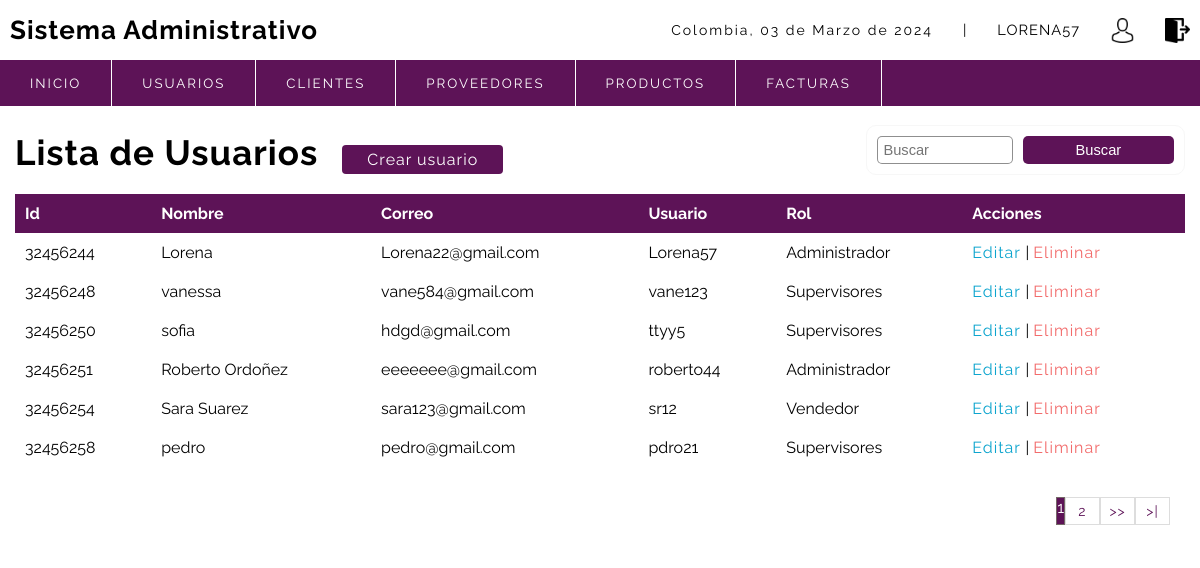
Page /sistema/lista_usuarios.php (signed in) on the committed database.
### tables this page shows
CREATE TABLE `usuarios` (
  `idUsuario` int(10) NOT NULL,
  `Nombre` varchar(50) NOT NULL,
  `Correo` varchar(100) NOT NULL,
  `usuario` varchar(15) NOT NULL,
  `clave` varchar(100) NOT NULL,
  `rol` int(11) NOT NULL,
  `estatus` int(11) NOT NULL DEFAULT 1
);

CREATE TABLE `roles` (
  `IdRol` int(2) NOT NULL,
  `Rol` varchar(20) NOT NULL
);

### sistema/includes/functions.php (called while the page is built, shortened)
<?php
	function fechaC(){
		$mes = array("","Enero",
					  "Febrero",
					  "Marzo",
					  "Abril",
					  "Mayo",
					  "Junio",
					  "Julio",
					  "Agosto",
					  "Septiembre",
					  "Octubre",
					  "Noviembre",
					  "Diciembre");
		return date('d')." de ". $mes[date('n')] . " de " . date('Y');
	}
 ?>

### sistema/lista_usuarios.php (the view, shortened to what this page needs)
<?php
    include "../sistema/conexion.php"
?>
<!DOCTYPE html>
<html lang="en">
<head>
    <link rel="stylesheet" href="css/style.css">
    <?php include "includes/scripts.php"; ?>
</head>
<body>
    <?php include "includes/header.php"; ?>
	<section id="container">
    <h1>Lista de Usuarios</h1>
    <a href="registro_usuario.php" class="btn_new">Crear usuario</a>
    <form action="buscar_usuario.php" method="get" class="form_search">
       <input type="text" name="busqueda" id="busqueda" placeholder="Buscar">
       <input type="submit" value="Buscar" class="btn_search">
    </form>
    <table>
        <tr>
            <th>Id</th>
            <th>Nombre</th>
            <th>Correo</th>
            <th>Usuario</th>
            <th>Rol</th>
            <th>Acciones</th>
        </tr>
        <?php
           $sql_registe = mysqli_query($conection, "SELECT COUNT(*) AS total_registro FROM usuarios WHERE estatus = 1;");
           $result_register = mysqli_fetch_array($sql_registe);
           $total_registro = $result_register['total_registro'];
           $por_pagina = 6;
           if(empty($_GET ['pagina']))
           {
            $pagina = 1;
           }else{
            $pagina = $_GET['pagina'];
           }
           $desde = ($pagina-1) * $por_pagina;
           $total_paginas = ceil($total_registro / $por_pagina);
            $query = mysqli_query($conection, "SELECT u.idusuario, u.nombre, u.correo, u.usuario, r.rol FROM usuarios u INNER JOIN roles r ON u.rol = r.IdRol WHERE estatus = 1 LIMIT $desde,$por_pagina;");
            $result = mysqli_num_rows($query);
            if ($result > 0) {
                while ($data = mysqli_fetch_array($query)) {
        ?>
        <tr>
            <td><?php echo $data["idusuario"] ?></td>
            <td><?php echo $data["nombre"] ?></td>
            <td><?php echo $data["correo"] ?></td>
            <td><?php echo $data["usuario"] ?></td>
            <td><?php echo $data["rol"] ?></td>
            <td>
                <a class="link_edit" href="editar_usuario.php?id=<?php echo $data["idusuario"] ?>">Editar
            </a>
        <?php if(["idusuario"] !=32456244){ ?>
                |
                <a class="link_delete" href="eliminar_confirmar_usuario.php?id=<?php echo $data["idusuario"] ?>">Eliminar</a>
        <?php } ?>
            </td>
        </tr>
       <?php
                }
            }
        ?>
    </table>
    <div class="paginador">
        <ul>
            <?php
                for($i=1; $i <= $total_paginas; $i++){
                   if($i == $pagina)
                   {
                   echo '<li class = "pageSelected">'.$i.'</li>';
                   }else{
                    echo '<li><a href ="?pagina='.$i.'">'.$i.'</a></li>';
                   }
                }
                if($pagina != $total_paginas)
                {
            ?>
            <li><a href="?pagina=<?php echo $pagina+1; ?>">>></a></li>
            <li><a href="?pagina=<?php echo $total_paginas; ?>">>|</a></li>
        <?php
                }
        ?>
        </ul>
    </div>
	</section>
</body>
</html>

### sistema/includes/scripts.php (shortened to what this page needs)
<link rel="stylesheet" type="text/css" href="/sistema/css/style.css">
   <?php include "functions.php";?>

### sistema/includes/header.php (shortened to what this page needs)
   <header>
	<div class="header">
		<h1>Sistema Administrativo</h1>
		<div class="optionsBar">
			<p>Colombia, <?php echo fechaC(); ?></p>
			<span>|</span>
			<span class="user"><?php echo $_SESSION['user']; ?></span>
			<img class="photouser" src="../../sistema/img/usuario.png" alt="Usuario">
			<a href="../../sistema/salir.php"><img class="close" src="../../sistema/img/salir.png" alt="Salir del sistema" title="Salir"></a>
		</div>
	</div>
       <?php include "nav.php"; ?>
</header>

### sistema/includes/nav.php (shortened to what this page needs)
<nav>
	<ul>
		<li><a href="../../sistema/index.php">Inicio</a></li>
		<li class="principal">
			<a href="#">Usuarios</a>
		</li>
		<li class="principal">
			<a href="#">Clientes</a>
		</li>
		<li class="principal">
			<a href="#">Proveedores</a>
		</li>
		<li class="principal">
			<a href="#">Productos</a>
		</li>
		<li class="principal">
			<a href="#">Facturas</a>
		</li>
	</ul>
</nav>

### sistema/css/style.css (style rules this page uses)
body { font-family: 'Raleway', sans-serif; }
* { margin: 0; padding: 0; box-sizing: border-box; }
h1,h2,h3,h4,h5,h6 { font-weight: bold; letter-spacing: 1px; }
h1 { font-size: 26px; }
p { letter-spacing: 2px; font-size: 14px; line-height: 20px; }
a { text-decoration: none; letter-spacing: 1px; }
span { letter-spacing: 1px; font-size: 14px; line-height: 20px; }
header { position: fixed; width: 100%; }
.header { color: #000000; background: #ffffff; height: 60px; display: -webkit-flex; display: -moz-flex; display: -ms-flex; display: -o-flex; display: flex; justify-content: space-between; align-items: center; padding: 10px; }
.optionsBar { display: -webkit-flex; display: -moz-flex; display: -ms-flex; display: -o-flex; display: flex; justify-content: center; align-items: center; }
.optionsBar span { color: #000000; font-size: 11pt; text-transform: uppercase; margin-left: 30px; }
.photouser { margin-left: 30px; width: 25px; height: 25px; }
.close { width: 25px; height: 25px; }
.optionsBar a { display: -webkit-flex; display: -moz-flex; display: -ms-flex; display: -o-flex; display: flex; margin-left: 30px; }
nav ul { background: rgb(93, 19, 87); list-style: none; display: -webkit-flex; display: -moz-flex; display: -ms-flex; display: -o-flex; display: flex; align-items: center; }
nav ul>li a { position: relative; }
nav a { color: #ffffff; display: block; font-size: 10pt; padding: 15px 30px; text-transform: uppercase; letter-spacing: 2px; transition: background .5s; border-right: 1px solid rgb(255, 255, 255); }
nav .principal>a { background: url(../images/arrow_bottom.png) no-repeat; background-position-x: 0%; background-position-y: 0%; background-size: auto auto; background-position: 94% center; background-size: 10px; }
#container { padding: 125px 15px 15px; }
body { background-color: #ffffff; }
form { background: #fff; margin: auto; padding: 20px 50px; border: 1px solid #f7f7f7; border-radius: 5px; }
input, select { display: block; width: 100%; font-size: 11pt; padding: 5px; border: 1px solid #00000070; border-radius: 5px; }
#container h1 { font-size: 35px; display: inline-block; }
.btn_new { display: inline-block; background: rgb(93, 19, 87); color: #ffff; padding: 5px 25px; border-radius: 4px; margin: 20px; }
table { border-collapse: collapse; font-size: 12pt; width: 100%; }
table th { text-align: left; padding: 10px; background: rgb(93, 19, 87); color: #fff; }
table tr:nth-child(odd) { background: #fff; }
table td { padding: 10px; }
.link_edit { color: #0ca4ce; }
.link_delete { color: #f26b6b; }
.paginador ul { padding: 15px; list-style: none; background: #fff; margin-top: 15px; display: -webkit-flex; display: -moz-flex; display: -ms-flex; display: -o-flex; display: flex; justify-content: flex-end; }
.paginador a, pageSelected { color: rgb(93, 19, 87); border: 1px solid #ddd; padding: 5px; display: inline-block; font-size: 14px; text-align: center; width: 35px; }
.pageSelected { color: #fff; background: rgb(93, 19, 87); border: 1px solid #746767; }
.form_search { display: -webkit-flex; display: -moz-flex; display: -ms-flex; display: -o-flex; display: flex; float: right; background: initial; padding: 10px; border-radius: 10px; }
.form_search .btn_search { background: rgb(93, 19, 87); color: #fff; padding: 0 20px; border: 0; cursor: pointer; margin-left: 10px; }

### rows in the picture
usuarios: idUsuario "32456244", Nombre "Lorena", Correo "Lorena22@gmail.com", usuario "Lorena57", rol.Rol "Administrador"
usuarios: idUsuario "32456248", Nombre "vanessa", Correo "vane584@gmail.com", usuario "vane123", rol.Rol "Supervisores"
usuarios: idUsuario "32456250", Nombre "sofia", Correo "hdgd@gmail.com", usuario "ttyy5", rol.Rol "Supervisores"
usuarios: idUsuario "32456251", Nombre "Roberto Ordoñez", Correo "eeeeeee@gmail.com", usuario "roberto44", rol.Rol "Administrador"
usuarios: idUsuario "32456254", Nombre "Sara Suarez", Correo "sara123@gmail.com", usuario "sr12", rol.Rol "Vendedor"
usuarios: idUsuario "32456258", Nombre "pedro", Correo "pedro@gmail.com", usuario "pdro21", rol.Rol "Supervisores"

### other values in the picture
fechaC() "03 de Marzo de 2024"
$_SESSION['user'] "LORENA57"
